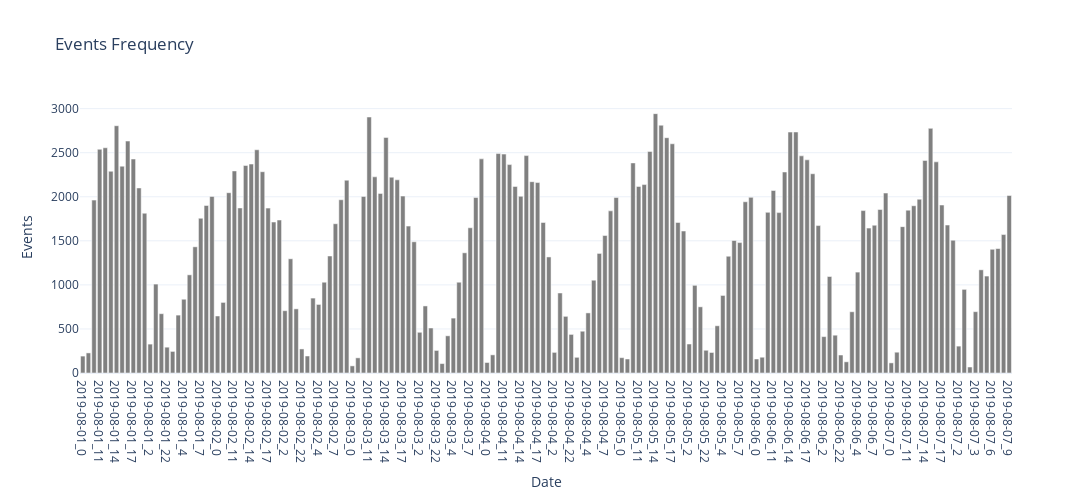

Notebook code cell kept with this figure:
### Code cell
plot_vertical_bar_plotpx(df_fs_events, x='datetime', y='events', title='Events Frequency', xlabel='Date', ylabel='Events', sort=True)

### Figure 1 — Plotly figure (JSON) as saved in the notebook; plotly's stock layout.template omitted (floating-point values rounded to 4 significant figures; data arrays with more than 128 entries replaced by an {"elided": "..."} marker saying what was removed)
{"data": [{"hovertemplate": "datetime=%{x}<br>events=%{y}<extra></extra>", "legendgroup": "", "marker": {"color": "grey", "pattern": {"shape": ""}}, "name": "", "orientation": "v", "showlegend": false, "textposition": "auto", "type": "bar", "x": {"elided": "166 str values"}, "xaxis": "x", "y": {"elided": "166 int values"}, "yaxis": "y"}], "layout": {"barmode": "relative", "height": 500, "legend": {"tracegroupgap": 0}, "title": {"text": "Events Frequency"}, "width": 1200, "xaxis": {"anchor": "y", "domain": [0, 1], "title": {"text": "Date"}}, "yaxis": {"anchor": "x", "domain": [0, 1], "title": {"text": "Events"}}}}
